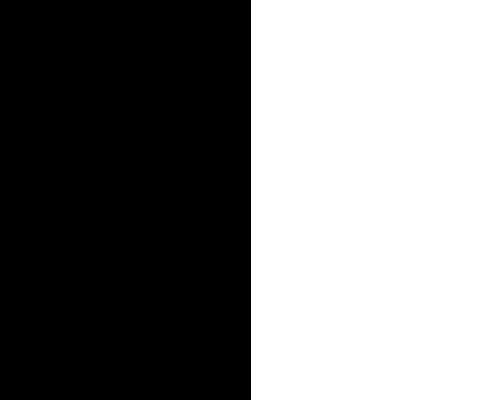
Frame 1 (no input)
Frame 60 (the mouse pressed at the canvas centre just before this capture): identical to frame 1, image omitted
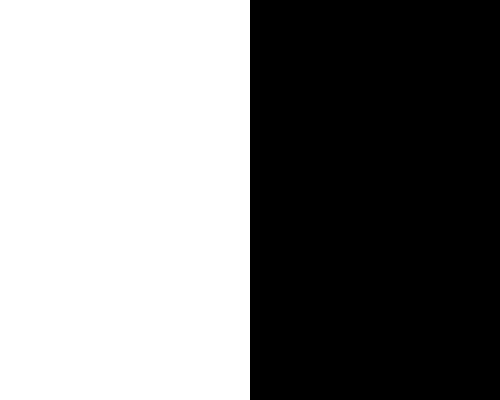
Frame 120 (the mouse held since frame 60 and released just before this capture)

The Processing sketch that drew these frames (run headless with seeded random() and noise(); from frame 60 on, the mouse is pressed at the canvas centre):

// Processing sketch: sample_11_mouseXY_rect_drawing_exam
// ── sample_11_mouseXY_rect_drawing_exam.pde
int xPos, yPos;
int xDir = -5, yDir = -2 ;
int ballSize = 50;

void setup()
{
  size(500, 400);
}

void draw()
{
    background(255);

    fill(0);
    if (mouseX < width/2) {
        rect(0,0,width/2, height);
    }
    if (mouseX >= width/2) {
        rect(width/2, 0, width/2, height);
    }
}
